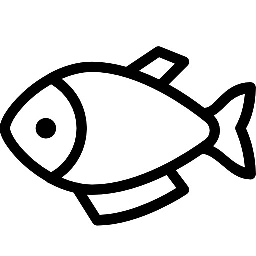
#> input picture img/fish.jpg, 256 x 256 px
$ python 13transform2.py
#> lines starting #> are read from the running program, lines starting #| are printed output that depends on the picture
import cv2
import numpy as np

img = cv2.imread('./img/fish.jpg')
#> img is the input picture: shape (256, 256, 3); min 0, max 255, mean 211.5
rows, cols,_ = img.shape
#> rows = 256; cols = 256

mtrx1 = np.float32([[-1,0,cols],[0,1,0]])
#> mtrx1 = [[-1, 0, 256], [0, 1, 0]]
mtrx2 = np.float32([[1,0,0],[0,-1,rows]])
#> mtrx2 = [[1, 0, 0], [0, -1, 256]]
mtrx3 = np.float32([[-1,0,cols],[0,-1,rows]])
#> mtrx3 = [[-1, 0, 256], [0, -1, 256]]

img1 = cv2.warpAffine(img,mtrx1,(rows,cols))
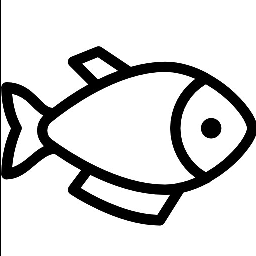
#> img1: shape (256, 256, 3); min 0, max 255, mean 210.5
img2 = cv2.warpAffine(img,mtrx2,(rows,cols))
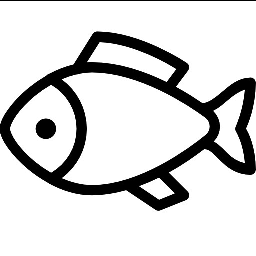
#> img2: shape (256, 256, 3); min 0, max 255, mean 210.5
img3 = cv2.warpAffine(img,mtrx3,(rows,cols))
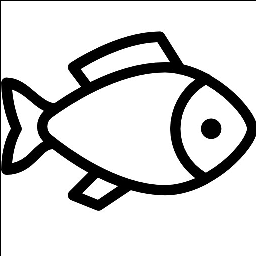
#> img3: shape (256, 256, 3); min 0, max 255, mean 209.5

cv2.imshow('img1',img1)
cv2.imshow('img2',img2)
cv2.imshow('img3',img3)
cv2.waitKey()
cv2.destroyAllWindows()

#좌우반전
#for문
img_flipx = np.zeros_like(img)
for x in range(cols):
    for y in range(rows):
        img_flipx[y,x] = img[y,cols-x-1]
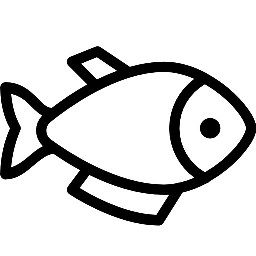
#> img_flipx: shape (256, 256, 3); min 0, max 255, mean 211.5

#배열연산
arr_flipx = np.zeros_like(img)
for x in range(cols):
    arr_flipx[:,x] = img[:,cols-x-1]

cv2.imshow('flip',img_flipx)
cv2.imshow('arr flip',arr_flipx)
cv2.imshow('org',img)
cv2.waitKey()
cv2.destroyAllWindows()

$ run again, with img/4star.jpg copied over img/fish.jpg
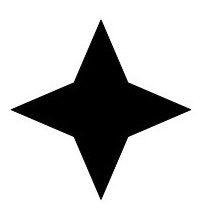
#> input picture img/4star.jpg, 210 x 211 px
#> img is the input picture: shape (211, 210, 3); min 0, max 255, mean 197.9
#> `img2 = cv2.warpAffine(img,mtrx2,(rows,cols))`:
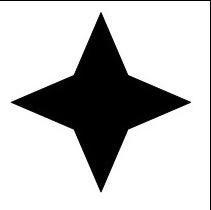
#> img2: shape (210, 211, 3); min 0, max 255, mean 195.5
#> `img3 = cv2.warpAffine(img,mtrx3,(rows,cols))`:
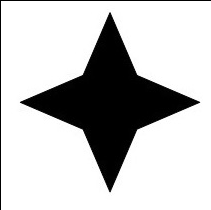
#> img3: shape (210, 211, 3); min 0, max 255, mean 195.5

$ run again, with img/5shapes.jpg copied over img/fish.jpg
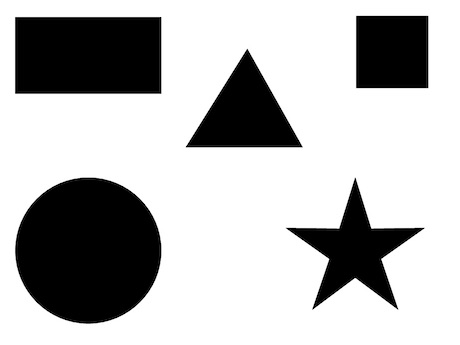
#> input picture img/5shapes.jpg, 460 x 345 px
#> img is the input picture: shape (345, 460, 3); min 0, max 255, mean 183.4
#> `img3 = cv2.warpAffine(img,mtrx3,(rows,cols))`:
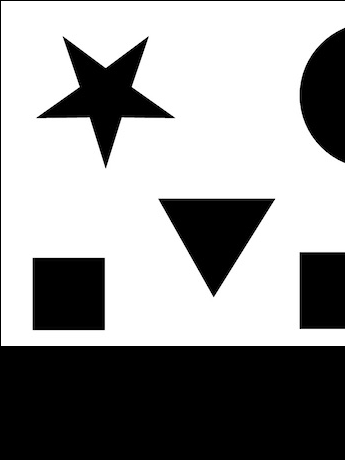
#> img3: shape (460, 345, 3); min 0, max 255, mean 151.2
#> after the loop `for x in range(cols):`:
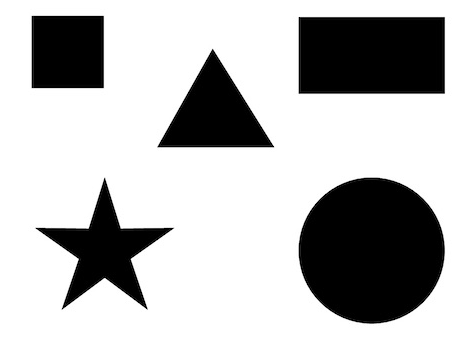
#> img_flipx: shape (345, 460, 3); min 0, max 255, mean 183.4
